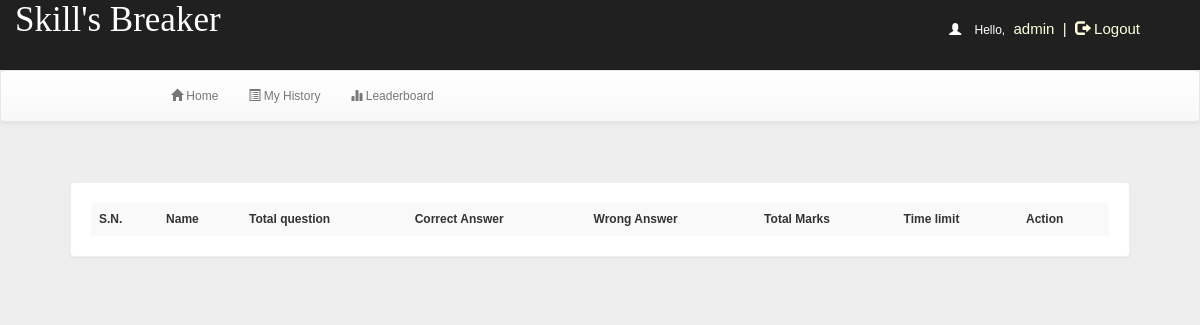
Page /exm/newEmptyPHP.php?sub_id=24 (signed in) on the earlier database version.
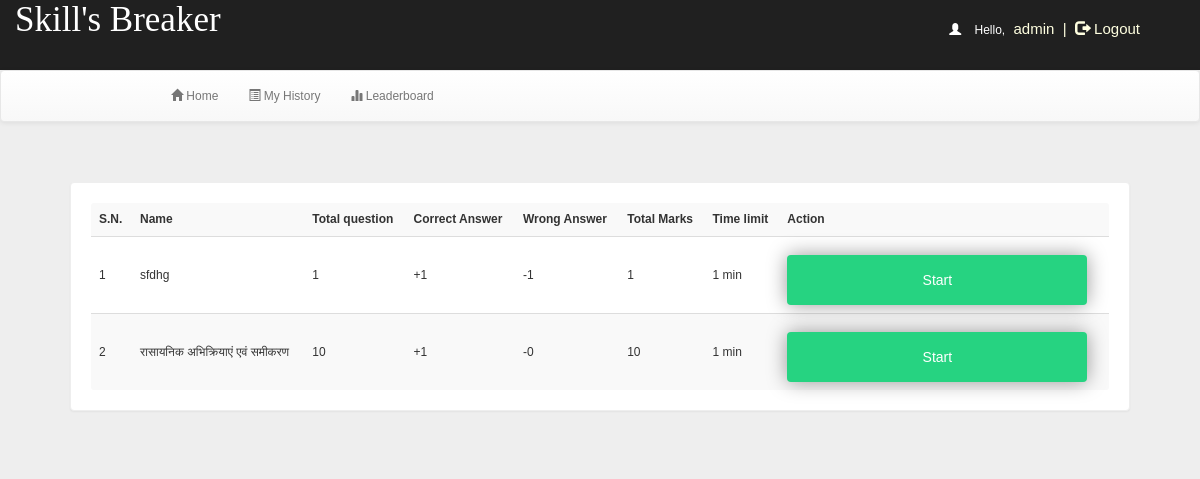
Same page on the later database version.
### tables this page shows
CREATE TABLE `quiz` (
  `eid` int(11) NOT NULL,
  `subject_id` int(11) NOT NULL,
  `uniq_eid` text NOT NULL,
  `title` varchar(100) NOT NULL,
  `correct` int(11) NOT NULL,
  `wrong` int(11) NOT NULL,
  `total` int(11) NOT NULL,
  `time` bigint(20) NOT NULL,
  `date` timestamp NOT NULL DEFAULT current_timestamp() ON UPDATE current_timestamp(),
  `status` varchar(10) NOT NULL
);

### libs/config.php (called while the page is built, shortened)
<?php
class data{
   public $host = DB_HOST;
   public $user = DB_USER;
   public $pass = DB_PASS;
   public $db_name = DB_NAME;
   public $link;
   private function connect(){
       $this->link = new mysqli($this->host, $this->user, $this->pass, $this->db_name);
   }
    public function select($query){
       $select = $this->link->query($query);
       if ($select->num_rows > 0){
             return $select;
          }
          else{
             return false;
          }
    }
}
?>

### class_quiz.php (called while the page is built, shortened)
<?php
include_once("libs/config.php");
class cls{
        private $link;
	function __construct()
	{
		$this->link = new data();
	}
      public function slt_qzsBySubsIdStatus($id){
          $query=$this->link->select("select * from quiz where subject_id='$id' and status = 'enabled' order by date desc");
          return $query;
      }
       public function slt_htryScreByEidUname($eid,$uname){
          $query=$this->link->select("select score from history where  eid='$eid' and username='$uname' ");
          return $query;
      }
}
?>

### exm/newEmptyPHP.php (the view, shortened to what the changed rows need)
<?php
include_once("../class_quiz.php");
$data=new cls();
?>
<!DOCTYPE html PUBLIC "-//W3C//DTD XHTML 1.0 Transitional//EN" "http://www.w3.org/TR/xhtml1/DTD/xhtml1-transitional.dtd">
<html xmlns="http://www.w3.org/1999/xhtml">
<head>
<link rel="stylesheet" href="https://maxcdn.bootstrapcdn.com/bootstrap/3.4.1/css/bootstrap.min.css">
 <link rel="stylesheet" href="https://maxcdn.bootstrapcdn.com/bootstrap/3.3.4/css/bootstrap-theme.min.css">
 <link rel="stylesheet" href="css/main.css">
 <link  rel="stylesheet" href="css/font.css">
</head>
<body>
<div class="bg">
<div class="container">
<div class="row">
    <div class="col-md-12"><a href=""></a>
<?php
if(isset($_GET['sub_id'])){
    $id = $_GET['sub_id'];
    $result = $data->slt_qzsBySubsIdStatus($id);
    echo '<div class="panel"><table class="table table-striped title1"  style="vertical-align:middle">
<tr><td style="vertical-align:middle"><b>S.N.</b></td><td style="vertical-align:middle"><b>Name</b></td><td style="vertical-align:middle"><b>Total question</b></td><td style="vertical-align:middle"><b>Correct Answer</b></td><td style="vertical-align:middle"><b>Wrong Answer</b></td><td style="vertical-align:middle"><b>Total Marks</b></td><td style="vertical-align:middle"><b>Time limit</b></td><td style="vertical-align:middle"><b>Action</b></td></tr>';
    $c = 1;
    while ($row = mysqli_fetch_array($result)) {
        $title   = $row['title'];
        $total   = $row['total'];
        $correct = $row['correct'];
        $wrong   = $row['wrong'];
        $time    = $row['time'];
        $eid     = $row['eid'];
        $query = $data->slt_htryScreByEidUname($eid,$_SESSION['username']);
        if($query==false) {
       ?>
    <tr>
        <td style="vertical-align:middle"> <?php echo $c++;?></td>
        <td style="vertical-align:middle"><?php echo $title;?></td>
        <td style="vertical-align:middle"><?php echo $total; ?></td>
        <td style="vertical-align:middle">+<?php echo $correct;?></td>
        <td style="vertical-align:middle">-<?php echo $wrong;?></td>
        <td style="vertical-align:middle"><?php echo ($correct * $total);?></td>
        <td style="vertical-align:middle"><?php echo $time;?>&nbsp;min</td>
        <td style="vertical-align:middle"><b><button type="button" class="btn " value="<?php echo $row["eid"];?>" style="width: 300px; height: 50px; box-shadow:0px 0px 20px 0px rgba(0,0,0,0.4);margin-top: 10px;background-color: #26d381;color:#fff;" onclick="set_exam_type_session(this.value);">Start</button>
         <?php
        }
    }
}
?>
</body>
</html>

Differences in the rows shown:
added quiz: title "sfdhg", total "1", correct "1", wrong "1", $correct*$total "1", time "1", $row["eid"] 154 (drawn)
added quiz: title "रासायनिक अभिक्रियाएं एवं समीकरण", total "10", correct "1", wrong "0", $correct*$total "10", time "1", $row["eid"] 151 (drawn)
